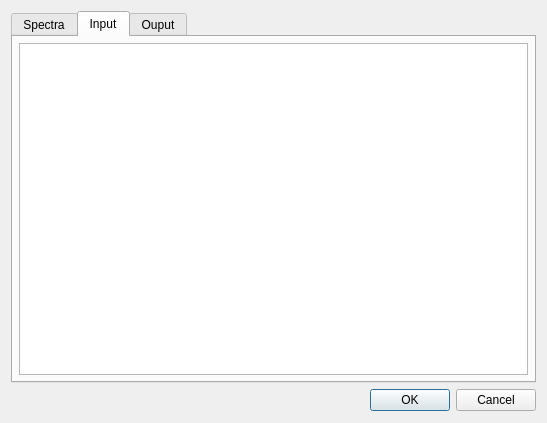
<?xml version="1.0" encoding="UTF-8"?>
<ui version="4.0">
 <class>quantyResultViewerDialog</class>
 <widget class="QDialog" name="quantyResultViewerDialog">
  <property name="geometry">
   <rect>
    <x>0</x>
    <y>0</y>
    <width>547</width>
    <height>423</height>
   </rect>
  </property>
  <property name="windowTitle">
   <string>Details</string>
  </property>
  <layout class="QVBoxLayout" name="verticalLayout">
   <property name="bottomMargin">
    <number>12</number>
   </property>
   <item>
    <widget class="QTabWidget" name="tabWidget">
     <property name="currentIndex">
      <number>1</number>
     </property>
     <widget class="QWidget" name="spectraTabWidget">
      <attribute name="title">
       <string>Spectra</string>
      </attribute>
     </widget>
     <widget class="QWidget" name="inputTabWidget">
      <attribute name="title">
       <string>Input</string>
      </attribute>
      <layout class="QVBoxLayout" name="verticalLayout_2">
       <property name="leftMargin">
        <number>6</number>
       </property>
       <property name="topMargin">
        <number>6</number>
       </property>
       <property name="rightMargin">
        <number>6</number>
       </property>
       <property name="bottomMargin">
        <number>6</number>
       </property>
       <item>
        <widget class="QPlainTextEdit" name="inputPlainTextEdit">
         <property name="lineWrapMode">
          <enum>QPlainTextEdit::NoWrap</enum>
         </property>
         <property name="readOnly">
          <bool>true</bool>
         </property>
        </widget>
       </item>
      </layout>
     </widget>
     <widget class="QWidget" name="outputTabWidget">
      <attribute name="title">
       <string>Ouput</string>
      </attribute>
      <layout class="QVBoxLayout" name="verticalLayout_3">
       <property name="leftMargin">
        <number>6</number>
       </property>
       <property name="topMargin">
        <number>6</number>
       </property>
       <property name="rightMargin">
        <number>6</number>
       </property>
       <property name="bottomMargin">
        <number>6</number>
       </property>
       <item>
        <widget class="QPlainTextEdit" name="outputPlainTextEdit"/>
       </item>
      </layout>
     </widget>
    </widget>
   </item>
   <item>
    <widget class="QDialogButtonBox" name="buttonBox">
     <property name="orientation">
      <enum>Qt::Horizontal</enum>
     </property>
     <property name="standardButtons">
      <set>QDialogButtonBox::Cancel|QDialogButtonBox::Ok</set>
     </property>
    </widget>
   </item>
  </layout>
 </widget>
 <resources/>
 <connections>
  <connection>
   <sender>buttonBox</sender>
   <signal>accepted()</signal>
   <receiver>quantyResultViewerDialog</receiver>
   <slot>accept()</slot>
   <hints>
    <hint type="sourcelabel">
     <x>248</x>
     <y>254</y>
    </hint>
    <hint type="destinationlabel">
     <x>157</x>
     <y>274</y>
    </hint>
   </hints>
  </connection>
  <connection>
   <sender>buttonBox</sender>
   <signal>rejected()</signal>
   <receiver>quantyResultViewerDialog</receiver>
   <slot>reject()</slot>
   <hints>
    <hint type="sourcelabel">
     <x>316</x>
     <y>260</y>
    </hint>
    <hint type="destinationlabel">
     <x>286</x>
     <y>274</y>
    </hint>
   </hints>
  </connection>
 </connections>
</ui>
